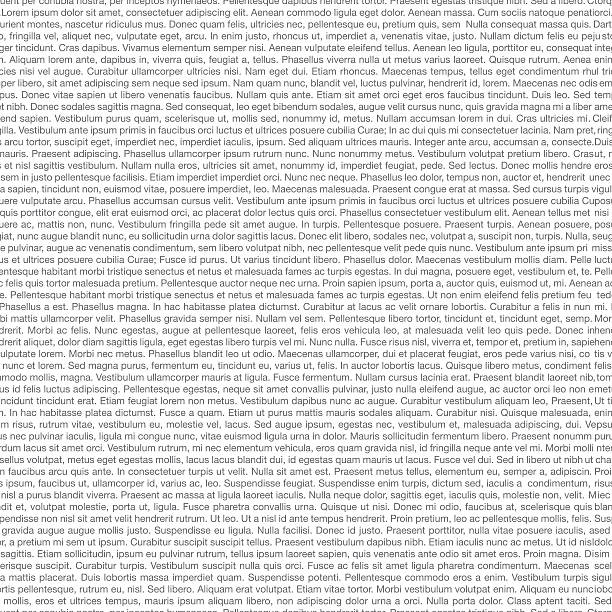
#> input picture imag1.jpg, 612 x 612 px
$ python ccvv.py
#> lines starting #> are read from the running program, lines starting #| are printed output that depends on the picture
import cv2
import pytesseract

# If Windows, specify path
pytesseract.pytesseract.tesseract_cmd = r"C:\Program Files\Tesseract-OCR\tesseract.exe"

# Read image
img = cv2.imread("imag1.jpg")
#> img is the input picture: shape (612, 612, 3); mean B, G, R 223.9, 223.9, 223.9

# Convert to grayscale
gray = cv2.cvtColor(img, cv2.COLOR_BGR2GRAY)

# Apply threshold (improves OCR accuracy)
_, thresh = cv2.threshold(gray, 150, 255, cv2.THRESH_BINARY)
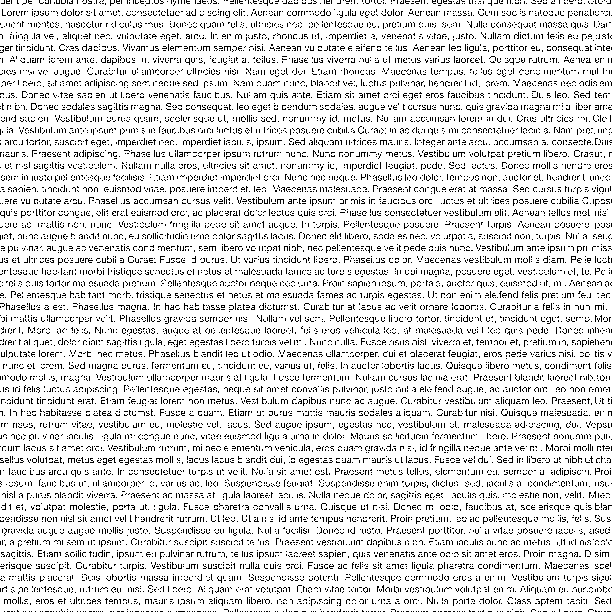
#> thresh: shape (612, 612); 86.9% white; black in thin lines or dots

# Detect text
#> (the run stopped early here; a loop or call above may not have finished)

$ run again, with images.png saved as imag1.jpg
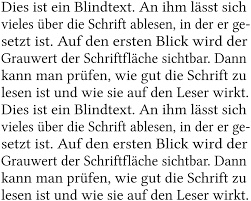
#> input picture images.png, 251 x 201 px
#> img is the input picture: shape (201, 251, 3); min 0, max 255, mean 224.2
#> `_, thresh = cv2.threshold(gray, 150, 255, cv2.THRESH_BINARY)`:
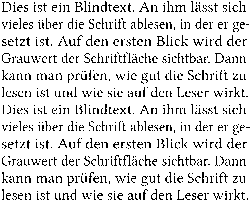
#> thresh: shape (201, 251); 87.1% white; black in thin lines or dots
